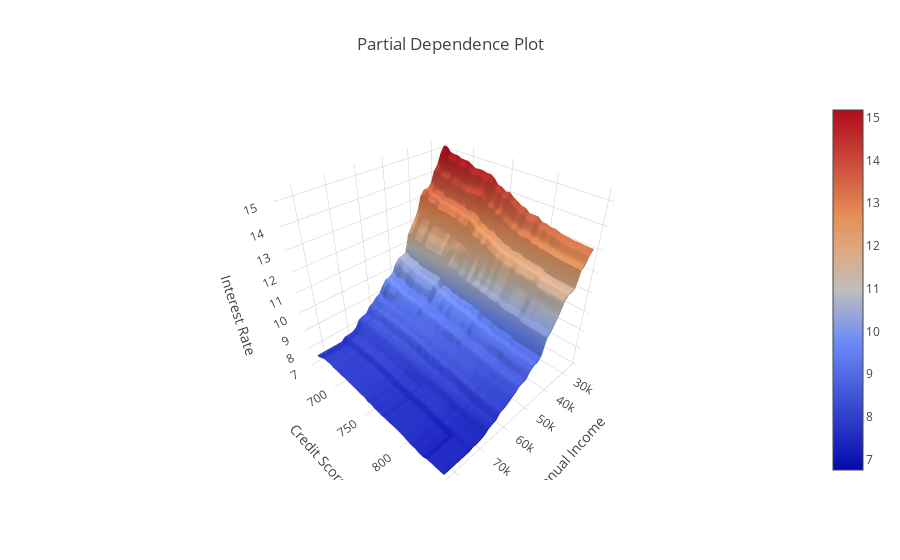

The code cell stored with this chart in its notebook:
### Code cell
data = [
    go.Surface(
        z=z, 
        x=x, 
        y=y
    )
]
layout = go.Layout(
    title='Partial Dependence Plot',
    scene={'xaxis': {'title': 'Annual Income', 'showticklabels': True}, 
           'yaxis': {'title': 'Credit Score', 'showticklabels': True}, 
           'zaxis': {'title': 'Interest Rate', 'showticklabels': True}}, 
)
fig = go.Figure(data=data, layout=layout)
iplot(fig)
